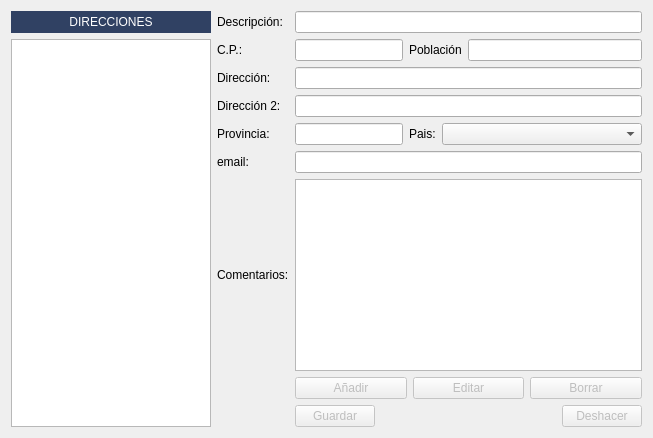
         <widget class="QWidget" name="tab_direcciones">
          <property name="styleSheet">
           <string notr="true"/>
          </property>
          <attribute name="title">
           <string>Direcciones alternativas</string>
          </attribute>
          <layout class="QGridLayout" name="gridLayout">
           <item row="0" column="0">
            <widget class="QLabel" name="label_7">
             <property name="maximumSize">
              <size>
               <width>16777215</width>
               <height>27</height>
              </size>
             </property>
             <property name="styleSheet">
              <string notr="true">background: #304163;
color: rgb(255,255,255);</string>
             </property>
             <property name="text">
              <string>DIRECCIONES</string>
             </property>
             <property name="alignment">
              <set>Qt::AlignmentFlag::AlignCenter</set>
             </property>
            </widget>
           </item>
           <item row="0" column="1">
            <widget class="QLabel" name="label_6">
             <property name="text">
              <string>Descripción:</string>
             </property>
            </widget>
           </item>
           <item row="0" column="2">
            <widget class="QLineEdit" name="txtdescripcion_direccion"/>
           </item>
           <item row="1" column="0" rowspan="8">
            <widget class="QListView" name="lista_direccionesAlternativas">
             <property name="maximumSize">
              <size>
               <width>200</width>
               <height>16777215</height>
              </size>
             </property>
             <property name="alternatingRowColors">
              <bool>true</bool>
             </property>
             <property name="selectionBehavior">
              <enum>QAbstractItemView::SelectionBehavior::SelectRows</enum>
             </property>
             <property name="viewMode">
              <enum>QListView::ViewMode::ListMode</enum>
             </property>
             <property name="modelColumn">
              <number>0</number>
             </property>
            </widget>
           </item>
           <item row="1" column="1">
            <widget class="QLabel" name="label_29">
             <property name="text">
              <string>C.P.:</string>
             </property>
            </widget>
           </item>
           <item row="1" column="2">
            <layout class="QHBoxLayout" name="horizontalLayout_13">
             <item>
              <widget class="QLineEdit" name="txtcpPoblacionAlternativa">
               <property name="sizePolicy">
                <sizepolicy hsizetype="Fixed" vsizetype="Fixed">
                 <horstretch>0</horstretch>
                 <verstretch>0</verstretch>
                </sizepolicy>
               </property>
              </widget>
             </item>
             <item>
              <widget class="QLabel" name="label_66">
               <property name="text">
                <string>Población</string>
               </property>
              </widget>
             </item>
             <item>
              <widget class="QLineEdit" name="txtpoblacionAlternativa"/>
             </item>
            </layout>
           </item>
           <item row="2" column="1">
            <widget class="QLabel" name="label_27">
             <property name="text">
              <string>Dirección:</string>
             </property>
            </widget>
           </item>
           <item row="2" column="2">
            <widget class="QLineEdit" name="txtdireccion1Alternativa1"/>
           </item>
           <item row="3" column="1">
            <widget class="QLabel" name="label_28">
             <property name="text">
              <string>Dirección 2:</string>
             </property>
            </widget>
           </item>
           <item row="3" column="2">
            <widget class="QLineEdit" name="txtdireccion1Alternativa2"/>
           </item>
           <item row="4" column="1">
            <widget class="QLabel" name="lblProvinciaAlternativa">
             <property name="text">
              <string>Provincia:</string>
             </property>
            </widget>
           </item>
           <item row="4" column="2">
            <layout class="QHBoxLayout" name="horizontalLayout">
             <item>
              <widget class="QLineEdit" name="txtprovinciaAlternativa"/>
             </item>
             <item>
              <widget class="QLabel" name="label_31">
               <property name="text">
                <string>Pais:</string>
               </property>
              </widget>
             </item>
             <item>
              <widget class="QComboBox" name="cbopaisAlternativa">
               <property name="minimumSize">
                <size>
                 <width>200</width>
                 <height>0</height>
                </size>
               </property>
              </widget>
             </item>
            </layout>
           </item>
           <item row="5" column="1">
            <widget class="QLabel" name="label_64">
             <property name="text">
              <string>email:</string>
             </property>
            </widget>
           </item>
           <item row="5" column="2">
            <widget class="QLineEdit" name="txtemail_alternativa"/>
           </item>
           <item row="6" column="1">
            <widget class="QLabel" name="label_86">
             <property name="text">
              <string>Comentarios:</string>
             </property>
            </widget>
           </item>
           <item row="6" column="2">
            <widget class="QTextEdit" name="txtcomentarios_alternativa"/>
           </item>
           <item row="7" column="2">
            <layout class="QHBoxLayout" name="horizontalLayout_2">
             <item>
              <widget class="QPushButton" name="btnAnadirdireccion">
               <property name="enabled">
                <bool>false</bool>
               </property>
               <property name="toolTip">
                <string>Añadir nueva dirección alternativa</string>
               </property>
               <property name="text">
                <string>Añadir</string>
               </property>
               <property name="icon">
                <iconset>
                 <normaloff>:/PNG/Add.png</normaloff>:/PNG/Add.png</iconset>
               </property>
               <property name="iconSize">
                <size>
                 <width>16</width>
                 <height>16</height>
                </size>
               </property>
              </widget>
             </item>
             <item>
              <widget class="QPushButton" name="btnEditardireccionAlternativa">
               <property name="enabled">
                <bool>false</bool>
               </property>
               <property name="text">
                <string>Editar</string>
               </property>
               <property name="icon">
                <iconset>
                 <normaloff>:/PNG/Edit.png</normaloff>:/PNG/Edit.png</iconset>
               </property>
              </widget>
             </item>
             <item>
              <widget class="QPushButton" name="btnBorrardireccion">
               <property name="enabled">
                <bool>false</bool>
               </property>
               <property name="toolTip">
                <string>Borrar una dirección alternativa</string>
               </property>
               <property name="text">
                <string>Borrar</string>
               </property>
               <property name="icon">
                <iconset>
                 <normaloff>:/PNG/delete.png</normaloff>:/PNG/delete.png</iconset>
               </property>
               <property name="iconSize">
                <size>
                 <width>16</width>
                 <height>16</height>
                </size>
               </property>
              </widget>
             </item>
            </layout>
           </item>
           <item row="8" column="2">
            <layout class="QHBoxLayout" name="horizontalLayout_4">
             <item>
              <widget class="QPushButton" name="btnGuardardireccionAlternativa">
               <property name="enabled">
                <bool>false</bool>
               </property>
               <property name="text">
                <string>Guardar</string>
               </property>
               <property name="icon">
                <iconset>
                 <normaloff>:/PNG/Save.png</normaloff>:/PNG/Save.png</iconset>
               </property>
              </widget>
             </item>
             <item>
              <spacer name="horizontalSpacer">
               <property name="orientation">
                <enum>Qt::Orientation::Horizontal</enum>
               </property>
               <property name="sizeHint" stdset="0">
                <size>
                 <width>40</width>
                 <height>20</height>
                </size>
               </property>
              </spacer>
             </item>
             <item>
              <widget class="QPushButton" name="btnDeshacerdireccionAlternativa">
               <property name="enabled">
                <bool>false</bool>
               </property>
               <property name="text">
                <string>Deshacer</string>
               </property>
               <property name="icon">
                <iconset>
                 <normaloff>:/PNG/undo.png</normaloff>:/PNG/undo.png</iconset>
               </property>
              </widget>
             </item>
            </layout>
           </item>
          </layout>
         </widget>
